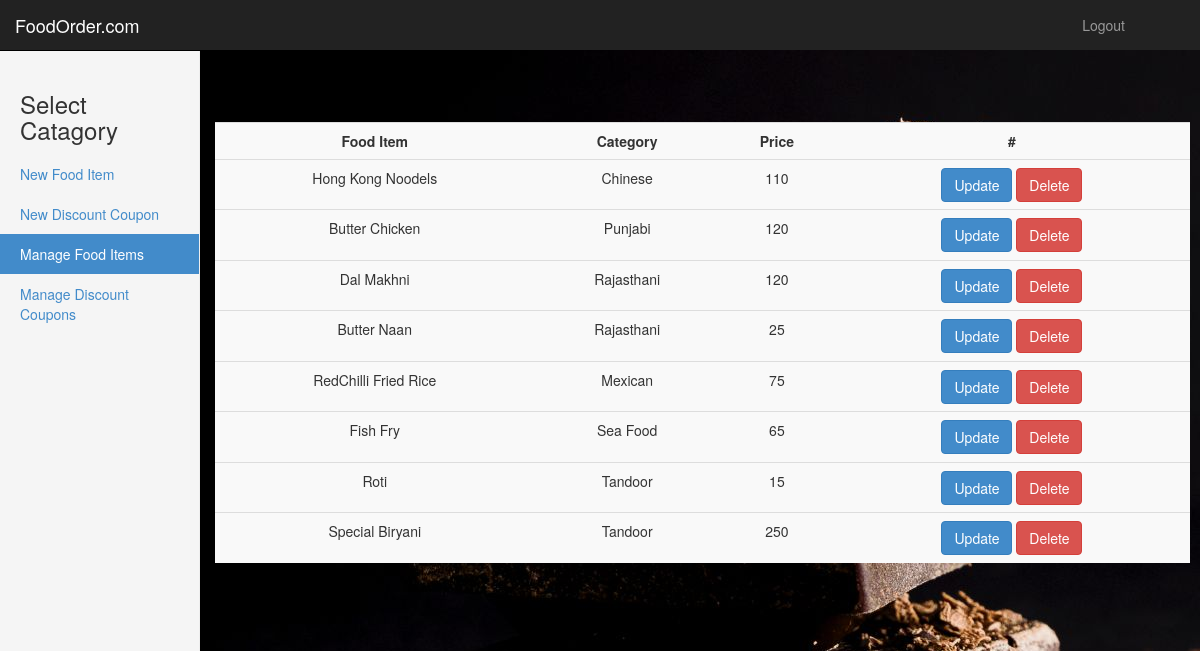
Screenshot of /admin/manageitems.php (signed in) with the database file from the repository.
### tables this page shows
CREATE TABLE `fooditems` (
  `id` int(11) NOT NULL,
  `itemname` varchar(20) NOT NULL,
  `category_id` int(11) NOT NULL,
  `price` int(11) NOT NULL
);

CREATE TABLE `categories` (
  `id` int(11) NOT NULL,
  `categ` varchar(20) NOT NULL
);

### admin/manageitems.php (the view, shortened to what this page needs)
<?php
    $query="SELECT fooditems.id as id, itemname, price, categ FROM `fooditems` join categories on `category_id`=categories.id order by category_id";
    $result=mysql_query($query);
?>
<!DOCTYPE html>
<html lang="en">
<head>
    <link href="../assets/bootstrap/css/bootstrap.min.css" rel="stylesheet">
    <link href="../assets/css/dashboardadmin.css" rel="stylesheet">
  </head>
  <body>
    <nav class="navbar navbar-inverse navbar-fixed-top">
      <div class="container-fluid">
        <div class="navbar-header">
          <a class="navbar-brand" href="#">FoodOrder.com</a>
        </div>
        <div id="navbar" class="navbar-collapse collapse">
          <ul class="nav navbar-nav navbar-right">
            <li><a href="#"></a></li>
            <li><a href="../logout.php">Logout</a></li>
            <li><a href="#"></a></li>
            <li><a href="#"></a></li>
          </ul>
        </div>
      </div>
    </nav>
    <div class="container-fluid">
      <div class="row">
        <div class="col-sm-3 col-md-2 sidebar">
            <h3>Select Catagory</h3>
          <ul class="nav nav-sidebar">
            <li ><a href="index.php">New Food Item</a></li>
            <li ><a href="discount.php">New Discount Coupon</a></li>
			<li class="active"><a href="#">Manage Food Items<span class="sr-only">(current)</span></a></li>
			<li ><a href="managediscount.php">Manage Discount Coupons</a></li>
          </ul>
        </div>
        <div class="col-sm-9 col-sm-offset-3 col-md-10 col-md-offset-2 main">
            <div class="row" >
        	<table class="table table-striped table-hover">
        		<tbody>
                	<tr>
						<th><center>Food Item</center></th>
                        <th><center>Category</center></th>
                        <th><center>Price</center></th>
                        <th><center>#</center></th>
                    </tr>
                        	<?php
							while($row=mysql_fetch_assoc($result)){
								$fooditem=$row['itemname'];
								$categ=$row['categ'];
								$price=$row['price'];
								echo '<tr><tr>';
                    			echo '<form action="edititems.php" method="get">	';
								echo "<td><center>{$fooditem}</center></td>";
								echo "<td><center>{$categ}</center></td>";
								echo "<td><center>{$price}</center></td>";
								echo '<td><center>	<button name="update" id="update" class="btn btn-primary" type="submit">Update</button> ';
								echo ' <button name="delete" id="delete" class="btn btn-danger"  type="submit">Delete</button></center> </td>';
								echo '</form></tr></tr>';
								}
							?>
                </tbody>
        	</table>
            </div>
        </div>
      </div>
    </div>
</body></html>3

### assets/css/dashboardadmin.css (style rules this page uses)
body { padding-top: 50px; background: url("includes/food6.jpg"); }
.navbar-fixed-top { border: 0; }
.sidebar { display: none; }
@media (min-width: 768px) { .sidebar { position: fixed; top: 51px; bottom: 0; left: 0; z-index: 1000; display: block; padding: 20px; overflow-x: hidden; overflow-y: auto; background-color: #f5f5f5; border-right: 1px solid #eee; } }
.nav-sidebar { margin-right: -21px; margin-bottom: 20px; margin-left: -20px; }
.nav-sidebar > li > a { padding-right: 20px; padding-left: 20px; }
.nav-sidebar > .active > a, .nav-sidebar > .active > a:hover, .nav-sidebar > .active > a:focus { color: #fff; background-color: #428bca; }
.main { padding: 20px; }
@media (min-width: 768px) { .main { padding-right: 40px; padding-left: 40px; } }

### rows the page displays
fooditems: itemname "Hong Kong Noodels", category.categ "Chinese", price "110"
fooditems: itemname "Butter Chicken", category.categ "Punjabi", price "120"
fooditems: itemname "Dal Makhni", category.categ "Rajasthani", price "120"
fooditems: itemname "Butter Naan", category.categ "Rajasthani", price "25"
fooditems: itemname "RedChilli Fried Rice", category.categ "Mexican", price "75"
fooditems: itemname "Fish Fry", category.categ "Sea Food", price "65"
fooditems: itemname "Roti", category.categ "Tandoor", price "15"
fooditems: itemname "Special Biryani", category.categ "Tandoor", price "250"
